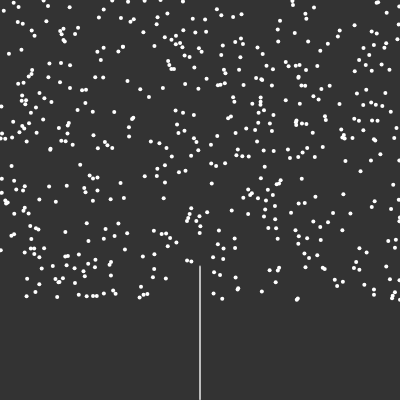
Frame 1 (no input)
Frame 60 (no input): identical to frame 1, image omitted
Frame 120 (the mouse pressed at the canvas centre since frame 60): identical to frame 1, image omitted

The p5.js sketch that drew this single still picture (run headless with seeded random() and noise() and a simulated clock; from frame 60 on, the mouse is pressed at the canvas centre):

// p5.js sketch
// ── sketch.js
var tree;
var max_dist = 10;
var min_dist = 10;

function setup() {
  createCanvas(400, 400);
  tree = new Tree();
}

function draw() {
  background(51);
  tree.show();
}
// ── branch.js
function Branch(parent, pos, dir) {
  this.pos = pos;
  this.parent = parent;
  this.dir = dir;
  
  this.next = function() {
    var nextPos = p5.Vector.add(this.pos, this.dir);
    var nextBranch = new Branch(this, nextPos, this.dir.copy());
    return nextBranch;
  }
  
  this.show = function() {
    if(parent != null) {
      stroke(255);
      line(this.pos.x, this.pos.y, this.parent.pos.x, this.parent.pos.y);
    }
  }
}
// ── leaf.js
function Leaf() {
  this.pos = createVector(random(width), random(height - 100));
  
  this.show = function () {
    fill(255);
    noStroke();
    ellipse(this.pos.x, this.pos.y, 4, 4);
  }
}
// ── tree.js
function Tree() {
    this.leaves = [];
    this.branches = [];
    for(var i = 0; i < 500; i++) {
        this.leaves.push(new Leaf());
    }

    this.show = function() {
        for(var i = 0; i < this.leaves.length; i++) {
          this.leaves[i].show();
        }

        for(var i = 0; i < this.branches.length; i++) {
          this.branches[i].show();
        }
    }


    var pos = createVector(width / 2, height);
    var dir = createVector(0, -1);
    var root = new Branch(null, pos, dir);
    this.branches.push(root);

    var current = root;
    var found = false;
    while(!found) {
        for(var i = 0; i < this.leaves.length; i++) {
          var d = p5.Vector.dist(current.pos, this.leaves[i].pos);
          if(d < max_dist) {
            found = true;
          }
        }

        if(!found) {
          var branch = current.next();
          current = branch;
          this.branches.push(current);
        }
    }
}
